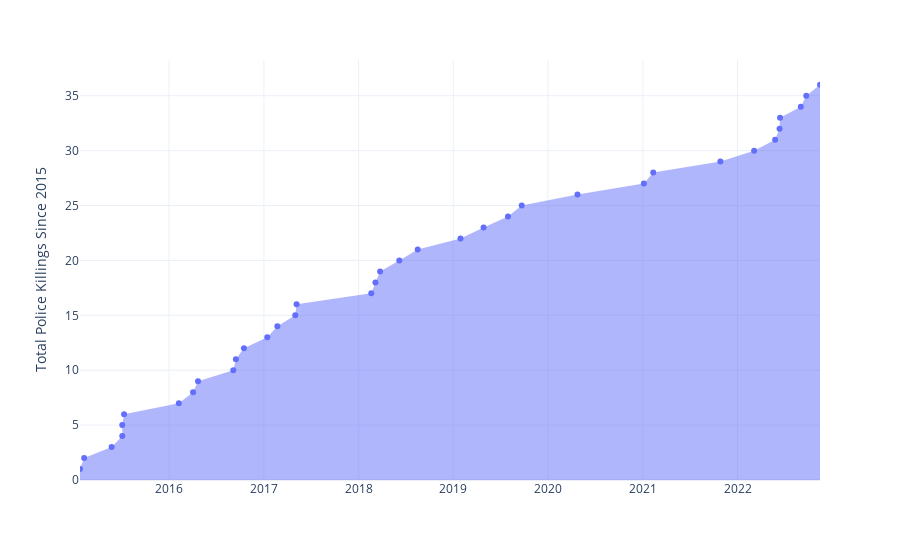

Write notebook code for a chart like this one.
### Code cell
fig_scatter = px.scatter(atx, 'date', 'incident_number', hover_name='name', hover_data={'date': False, 'incident_number': False, 'was_mental_illness_related': False}, labels={
                         'incident_number': 'Total Police Killings Since 2015', 'date': None}, custom_data=['name','was_mental_illness_related'])
fig_scatter.update_layout(hovermode='x unified',
                          legend=dict(title='Mental Health Incident?', xanchor='left', x=.05),
                        )
fig_scatter.update_traces(fill='tozeroy', hovertemplate='<b>%{customdata[0]}</b><br>Count of Killings: %{y}<br>During Mental Crisis: %{customdata[1]}')

fig_scatter.show(config={'displaylogo': False})
# fig_scatter.write_html('charts/Austinkillings.html',config={'displaylogo':False})

### Figure 1 — Plotly figure (JSON) as saved in the notebook; plotly's stock layout.template omitted (floating-point values rounded to 4 significant figures)
{"data": [{"customdata": [["Robert Francis Mesch", true], ["Sawyer Flache", false], ["Cassandra Bolin", true], ["Michael Holt", false], ["Richard Munroe", true], ["David Lepine", false], ["David Joseph", false], ["Darrin Andrew Martin", false], ["Tyler Hunkin", true], ["Cesar Garcia", false], ["Morgan Wayne Crocker Jr.", false], ["Micah Dsheigh Jester", true], ["Scott Laurance Gilpin", false], ["Morgan London Rankins", true], ["Jason Sebastian Roque", true], ["Landon Nobles", false], ["Thomas Vincent Alvarez", true], ["Victor Ancira", true], ["Hugo Alvarez", false], ["Leslie Yolanda Salazar", false], ["Aquantis Jaymond Griffin", false], ["Paul Cantu", true], ["Carlos Manuel Dodero", true], ["Mauris Nishanga DeSilva", true], [null, false], ["Michael Ramos", false], ["Alexander Gonzales", false], ["Jordan Walton", false], ["Robert Richart", true], ["Miguel Ruiz Rivera", false], ["Robert Hammitt", false], ["Carlos Eli Chacon-Castillo", false], ["Michael Christopher Carter", false], ["Joshua Butler", false], ["Antonio Gonzales", true], ["Rajan David Moonesinghe", false]], "fill": "tozeroy", "hovertemplate": "<b>%{customdata[0]}</b><br>Count of Killings: %{y}<br>During Mental Crisis: %{customdata[1]}", "hovertext": ["Robert Francis Mesch", "Sawyer Flache", "Cassandra Bolin", "Michael Holt", "Richard Munroe", "David Lepine", "David Joseph", "Darrin Andrew Martin", "Tyler Hunkin", "Cesar Garcia", "Morgan Wayne Crocker Jr.", "Micah Dsheigh Jester", "Scott Laurance Gilpin", "Morgan London Rankins", "Jason Sebastian Roque", "Landon Nobles", "Thomas Vincent Alvarez", "Victor Ancira", "Hugo Alvarez", "Leslie Yolanda Salazar", "Aquantis Jaymond Griffin", "Paul Cantu", "Carlos Manuel Dodero", "Mauris Nishanga DeSilva", null, "Michael Ramos", "Alexander Gonzales", "Jordan Walton", "Robert Richart", "Miguel Ruiz Rivera", "Robert Hammitt", "Carlos Eli Chacon-Castillo", "Michael Christopher Carter", "Joshua Butler", "Antonio Gonzales", "Rajan David Moonesinghe"], "legendgroup": "", "marker": {"color": "#636efa", "symbol": "circle"}, "mode": "markers", "name": "", "orientation": "v", "showlegend": false, "type": "scatter", "x": ["2015-01-23T00:00:00", "2015-02-08T00:00:00", "2015-05-25T00:00:00", "2015-07-05T00:00:00", "2015-07-05T00:00:00", "2015-07-12T00:00:00", "2016-02-08T00:00:00", "2016-04-03T00:00:00", "2016-04-22T00:00:00", "2016-09-05T00:00:00", "2016-09-15T00:00:00", "2016-10-16T00:00:00", "2017-01-14T00:00:00", "2017-02-22T00:00:00", "2017-05-02T00:00:00", "2017-05-07T00:00:00", "2018-02-19T00:00:00", "2018-03-07T00:00:00", "2018-03-25T00:00:00", "2018-06-07T00:00:00", "2018-08-17T00:00:00", "2019-01-29T00:00:00", "2019-04-28T00:00:00", "2019-07-31T00:00:00", "2019-09-22T00:00:00", "2020-04-24T00:00:00", "2021-01-05T00:00:00", "2021-02-10T00:00:00", "2021-10-27T00:00:00", "2022-03-06T00:00:00", "2022-05-26T00:00:00", "2022-06-12T00:00:00", "2022-06-14T00:00:00", "2022-09-02T00:00:00", "2022-09-23T00:00:00", "2022-11-15T00:00:00"], "xaxis": "x", "y": [1, 2, 3, 4, 5, 6, 7, 8, 9, 10, 11, 12, 13, 14, 15, 16, 17, 18, 19, 20, 21, 22, 23, 24, 25, 26, 27, 28, 29, 30, 31, 32, 33, 34, 35, 36], "yaxis": "y"}], "layout": {"hovermode": "x unified", "legend": {"title": {"text": "Mental Health Incident?"}, "tracegroupgap": 0, "x": 0.05, "xanchor": "left"}, "margin": {"t": 60}, "xaxis": {"anchor": "y", "domain": [0, 1]}, "yaxis": {"anchor": "x", "domain": [0, 1], "title": {"text": "Total Police Killings Since 2015"}}}}
